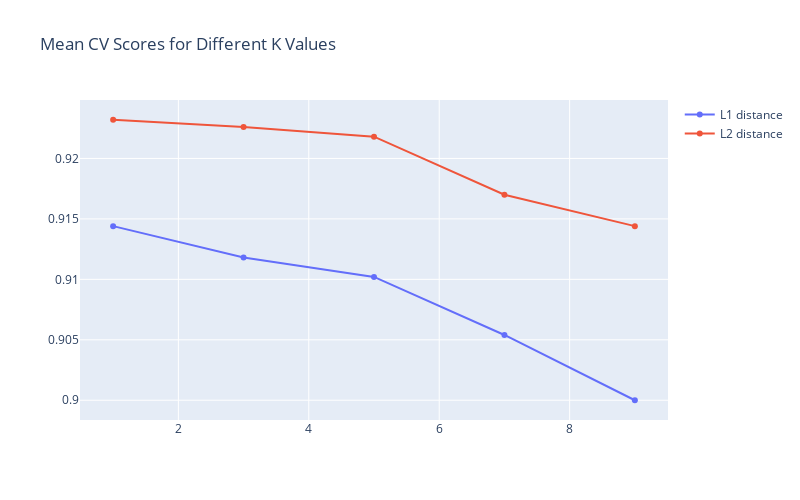

Here is the notebook cell this chart was saved with:
### Code cell
import plotly.graph_objects as go

fig = go.Figure()
fig.add_trace(go.Scatter(x=[1, 3, 5, 7, 9], y=L1_scores, name='L1 distance'))
fig.add_trace(go.Scatter(x=[1, 3, 5, 7, 9], y=L2_scores, name='L2 distance'))

fig.update_layout(
    autosize=False, width=800, height=500,
    title_text='Mean CV Scores for Different K Values'
)
fig.show()

### Figure 1 — Plotly figure (JSON) as saved in the notebook; plotly's stock layout.template omitted (floating-point values rounded to 4 significant figures)
{"data": [{"name": "L1 distance", "type": "scatter", "x": [1, 3, 5, 7, 9], "y": [0.9144, 0.9118, 0.9102, 0.9054, 0.9]}, {"name": "L2 distance", "type": "scatter", "x": [1, 3, 5, 7, 9], "y": [0.9232, 0.9226, 0.9218, 0.917, 0.9144]}], "layout": {"autosize": false, "height": 500, "title": {"text": "Mean CV Scores for Different K Values"}, "width": 800, "xaxis": {"autorange": true, "range": [0.491, 9.509], "type": "linear"}, "yaxis": {"autorange": true, "range": [0.8984, 0.9248], "type": "linear"}}}
